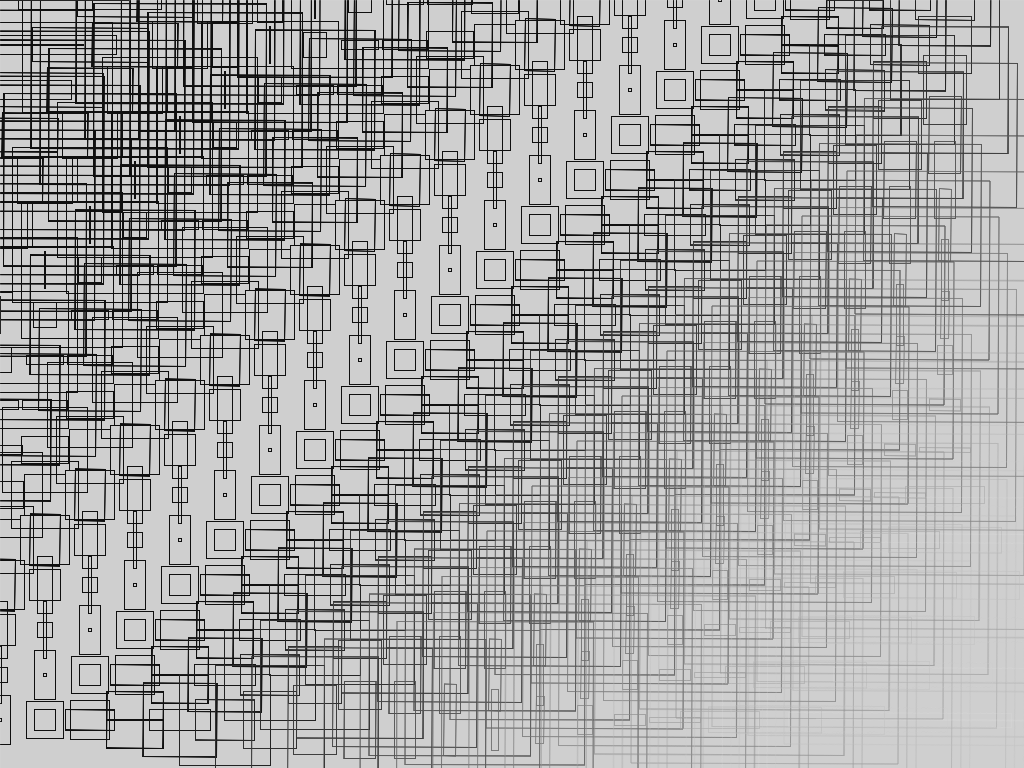
Frame 1 (no input)
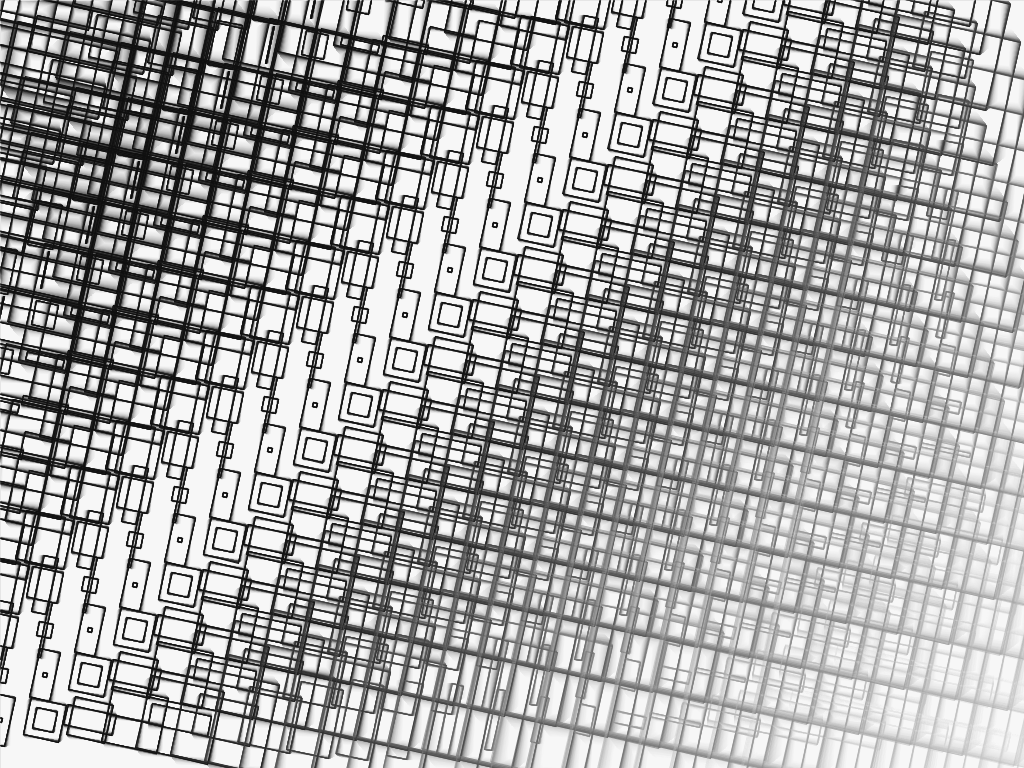
Frame 60 (the mouse pressed at the canvas centre just before this capture)
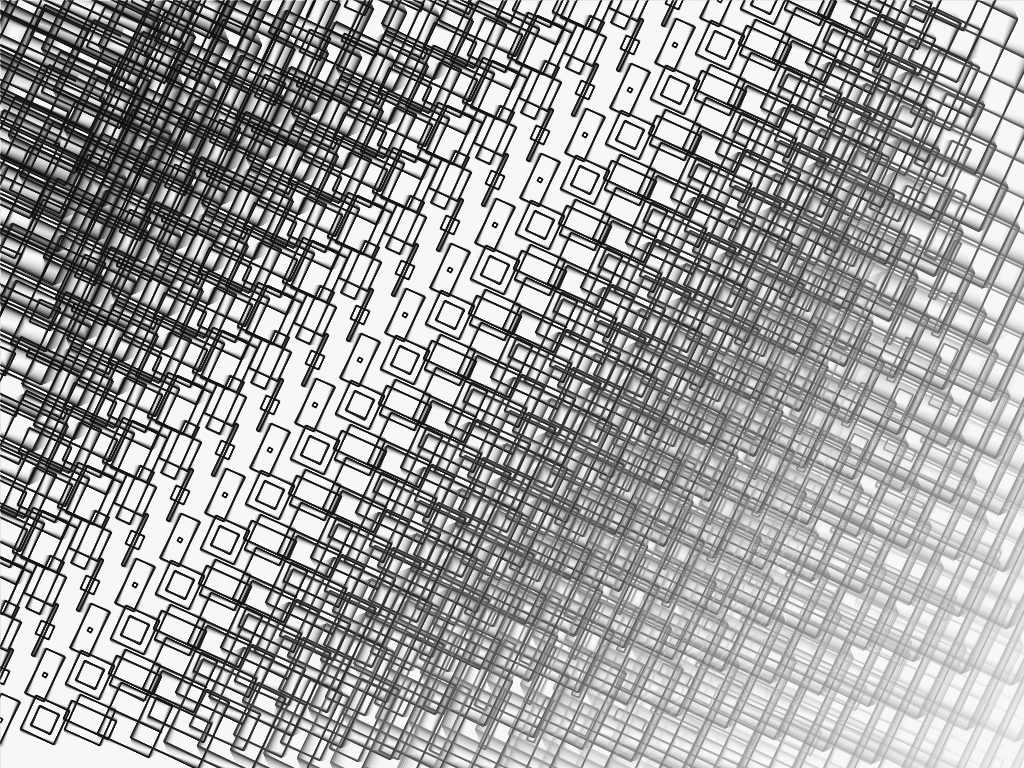
Frame 120 (the mouse held since frame 60 and released just before this capture)

The Processing sketch that drew these frames (run headless with seeded random() and noise(); from frame 60 on, the mouse is pressed at the canvas centre):

// Processing sketch: sketch_170224a_field_of_rects_rotating
// ── sketch_170224a_field_of_rects_rotating.pde
/* jstephens
 NOC gungfu - prep for ecpc project
 create simplest vector field 
 */
 
 FlowField grid;
 
 void setup() {
   size(1024,768);
   rectMode(CENTER);
   //size(640, 480);
   //background(0);
   grid = new FlowField(45);
 }
 
 
 
 void draw() {
   //background(0);
   
   grid.display();
   
   fill(255,15);
   rect(width/2, height/2, width, height);
 }
 
 
 
// ── FlowField.pde
class FlowField {

  PVector[][] field;
  int cols;
  int rows;
  int resolution;

  float arrowsize = 4;
  float grow = 0.0;
  float speed = .00001;

  FlowField(int r) {
    resolution =  r;

    cols = width/resolution;
    rows = height/resolution;

    field = new PVector[cols][rows];

    init();
  }

  void init() {
    for (int i = 0; i < cols; i++) {
      for (int j=0; j<rows; j++) {

        // calculate the field for this cell (i, j)
        float theta = map(i+j, 0, cols+rows, -TWO_PI, TWO_PI);
        //float theta = map(i, 0, cols, -TWO_PI, TWO_PI);

        // assign the field value to current cell's vector 
        //field[i][j] = new PVector(2, -2);
        field[i][j]   = new PVector(cos(theta), sin(theta));

        pushMatrix();
        translate(i*resolution, j*resolution);
        rotate(theta);
        //line(0, 0, resolution/2, 0);
        
        popMatrix();
        
        drawVector(field[i][j], i, j);
      }
    }
  }

  void display() {
    //translate(width/2, height/2);
    for (int i = 0; i < cols; i++) {
      for (int j=0; j<rows; j++) {
        drawVector(field[i][j], i, j);
        //line(i*resolution, j*resolution, i*resolution + resolution/2, j*resolution+resolution/2);
        //rect(i * resolution, j * resolution, resolution/2, resolution/2);
      }
    }
  }

  void drawVector(PVector v, int i_, int j_) {
    float x = i_ * resolution;
    float y = j_ * resolution;
    //////////
    float theta = map(i_+j_, 0, cols+rows, -TWO_PI, TWO_PI);
    float alpha = map(i_+j_, 0, cols+rows, -255, 255);
    float radius = map(alpha, -255, 255, -20, 40);
    //stroke(255);
    //noFill();
    stroke(alpha, 255-alpha);
    fill(alpha, alpha-255);
   /////////////////
    
    pushMatrix();
    translate(x, y);
    //rotate(v.heading2D());
    rotate(grow);
    rect(0, 0, resolution*theta+radius*2+resolution, resolution*theta+radius*2+resolution);
    rect(0, 0, 60*v.x+radius*theta, 60*v.y+radius);
    
    //ellipse(0,0, theta*25, theta*25);
    
    popMatrix();
    //translate(0,0);
    //translate(width/2, height/2);
    //rotate(grow);
    //rotate(v.heading2D());
    //translate(0,0);
    grow += speed;
    //speed +=speed;
  }
}
